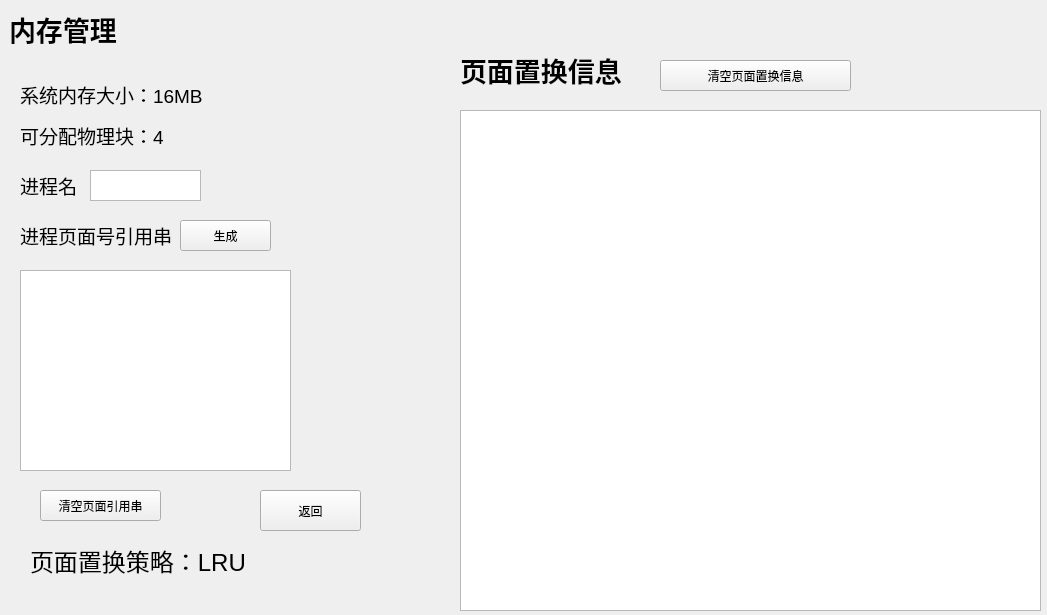
<?xml version="1.0" encoding="UTF-8"?>
<ui version="4.0">
 <class>MemorySimulateWindow</class>
 <widget class="QWidget" name="MemorySimulateWindow">
  <property name="geometry">
   <rect>
    <x>0</x>
    <y>0</y>
    <width>1047</width>
    <height>615</height>
   </rect>
  </property>
  <property name="windowTitle">
   <string>Form</string>
  </property>
  <widget class="QLabel" name="label">
   <property name="geometry">
    <rect>
     <x>20</x>
     <y>80</y>
     <width>186</width>
     <height>25</height>
    </rect>
   </property>
   <property name="text">
    <string>&lt;html&gt;&lt;head/&gt;&lt;body&gt;&lt;p&gt;&lt;span style=&quot; font-size:14pt;&quot;&gt;系统内存大小：16MB&lt;/span&gt;&lt;/p&gt;&lt;/body&gt;&lt;/html&gt;</string>
   </property>
  </widget>
  <widget class="QLabel" name="label_2">
   <property name="geometry">
    <rect>
     <x>9</x>
     <y>9</y>
     <width>108</width>
     <height>35</height>
    </rect>
   </property>
   <property name="text">
    <string>&lt;html&gt;&lt;head/&gt;&lt;body&gt;&lt;p&gt;&lt;span style=&quot; font-size:20pt; font-weight:700;&quot;&gt;内存管理&lt;/span&gt;&lt;/p&gt;&lt;/body&gt;&lt;/html&gt;</string>
   </property>
  </widget>
  <widget class="QLabel" name="label_3">
   <property name="geometry">
    <rect>
     <x>20</x>
     <y>110</y>
     <width>191</width>
     <height>51</height>
    </rect>
   </property>
   <property name="text">
    <string>&lt;html&gt;&lt;head/&gt;&lt;body&gt;&lt;p&gt;&lt;span style=&quot; font-size:14pt;&quot;&gt;可分配物理块：4&lt;/span&gt;&lt;/p&gt;&lt;/body&gt;&lt;/html&gt;</string>
   </property>
  </widget>
  <widget class="QLabel" name="label_4">
   <property name="geometry">
    <rect>
     <x>20</x>
     <y>170</y>
     <width>61</width>
     <height>31</height>
    </rect>
   </property>
   <property name="text">
    <string>&lt;html&gt;&lt;head/&gt;&lt;body&gt;&lt;p&gt;&lt;span style=&quot; font-size:14pt;&quot;&gt;进程名&lt;/span&gt;&lt;/p&gt;&lt;/body&gt;&lt;/html&gt;</string>
   </property>
  </widget>
  <widget class="QTextEdit" name="InputProcessName">
   <property name="geometry">
    <rect>
     <x>90</x>
     <y>170</y>
     <width>111</width>
     <height>31</height>
    </rect>
   </property>
  </widget>
  <widget class="QLabel" name="label_5">
   <property name="geometry">
    <rect>
     <x>20</x>
     <y>220</y>
     <width>161</width>
     <height>31</height>
    </rect>
   </property>
   <property name="text">
    <string>&lt;html&gt;&lt;head/&gt;&lt;body&gt;&lt;p&gt;&lt;span style=&quot; font-size:14pt;&quot;&gt;进程页面号引用串&lt;/span&gt;&lt;/p&gt;&lt;/body&gt;&lt;/html&gt;</string>
   </property>
  </widget>
  <widget class="QPushButton" name="pushButton">
   <property name="geometry">
    <rect>
     <x>180</x>
     <y>220</y>
     <width>91</width>
     <height>31</height>
    </rect>
   </property>
   <property name="text">
    <string>生成</string>
   </property>
  </widget>
  <widget class="QTextBrowser" name="PageNums">
   <property name="geometry">
    <rect>
     <x>20</x>
     <y>270</y>
     <width>271</width>
     <height>201</height>
    </rect>
   </property>
  </widget>
  <widget class="QTextBrowser" name="LRU_information">
   <property name="geometry">
    <rect>
     <x>460</x>
     <y>110</y>
     <width>581</width>
     <height>501</height>
    </rect>
   </property>
  </widget>
  <widget class="QLabel" name="label_6">
   <property name="geometry">
    <rect>
     <x>460</x>
     <y>40</y>
     <width>171</width>
     <height>61</height>
    </rect>
   </property>
   <property name="text">
    <string>&lt;html&gt;&lt;head/&gt;&lt;body&gt;&lt;p&gt;&lt;span style=&quot; font-size:20pt; font-weight:700;&quot;&gt;页面置换信息&lt;/span&gt;&lt;/p&gt;&lt;/body&gt;&lt;/html&gt;</string>
   </property>
  </widget>
  <widget class="QPushButton" name="clearLRU_information">
   <property name="geometry">
    <rect>
     <x>660</x>
     <y>60</y>
     <width>191</width>
     <height>31</height>
    </rect>
   </property>
   <property name="text">
    <string>清空页面置换信息</string>
   </property>
  </widget>
  <widget class="QPushButton" name="clearPageNums">
   <property name="geometry">
    <rect>
     <x>40</x>
     <y>490</y>
     <width>121</width>
     <height>31</height>
    </rect>
   </property>
   <property name="text">
    <string>清空页面引用串</string>
   </property>
  </widget>
  <widget class="QLabel" name="label_7">
   <property name="geometry">
    <rect>
     <x>30</x>
     <y>540</y>
     <width>231</width>
     <height>41</height>
    </rect>
   </property>
   <property name="text">
    <string>&lt;html&gt;&lt;head/&gt;&lt;body&gt;&lt;p&gt;&lt;span style=&quot; font-size:18pt;&quot;&gt;页面置换策略：LRU&lt;/span&gt;&lt;/p&gt;&lt;/body&gt;&lt;/html&gt;</string>
   </property>
  </widget>
  <widget class="QPushButton" name="btnBack">
   <property name="geometry">
    <rect>
     <x>260</x>
     <y>490</y>
     <width>101</width>
     <height>41</height>
    </rect>
   </property>
   <property name="text">
    <string>返回</string>
   </property>
  </widget>
 </widget>
 <resources/>
 <connections/>
</ui>
